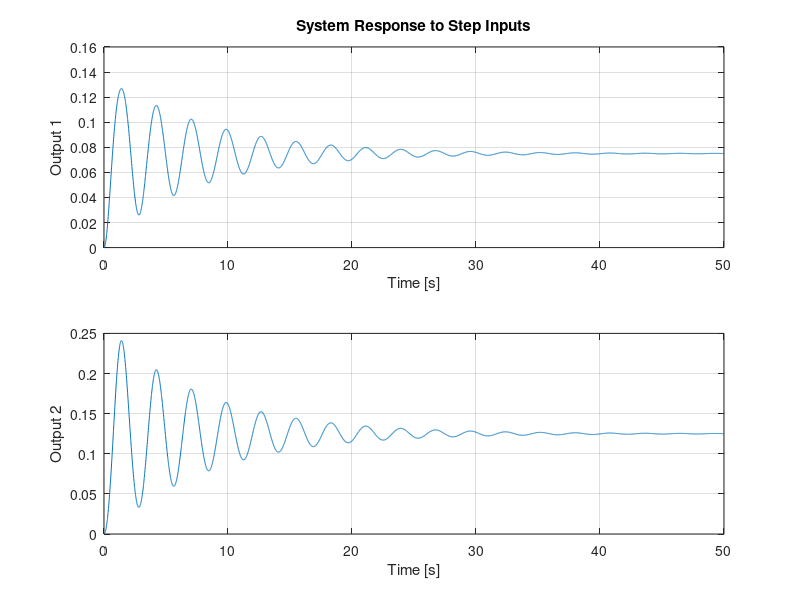

Reproduce this figure in MATLAB.
clear;

A = [0 1 0 0;-15 -0.75 5 0.25;0 0 0 1;10 0.5 -10 -0.5];
B = [0 0;0.025 0;0 0;0 0.05];
C = [1 0 0 0;0 0 1 0];
D = [0 0;0 0];

sys = ss(A,B,C,D);

t = 0:0.01:50;

U = ones(length(t),2);
U(:,1) = 20;
U(:,2) = 10;

x0 = [0 0 0 0]';

[Yo,to,Xo]=lsim(sys,U,t,x0);

subplot(211), plot(t,Yo(:,1));
grid; xlabel('Time [s]'), ylabel('Output 1');
title('System Response to Step Inputs')

subplot(212), plot(t,Yo(:,2));
grid;
xlabel('Time [s]'), ylabel('Output 2')


%damp(A)

Xss = [Yo(end,1), Yo(end,2)]';

disp(['Steady-state value of output 1: ' num2str(Xss(1,1))])
disp(['Steady-state value of output 2: ' num2str(Xss(2,1))])